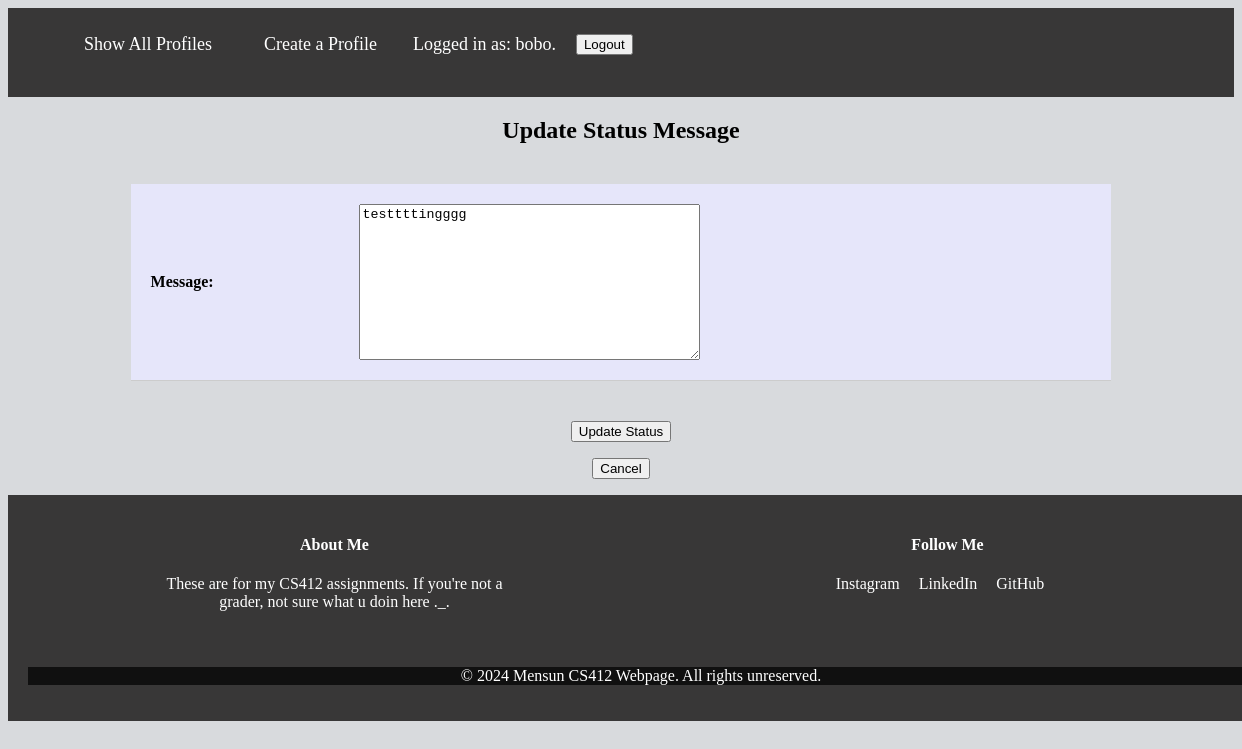
Page /mini_fb/status/24/update (signed in) on the earlier database version.
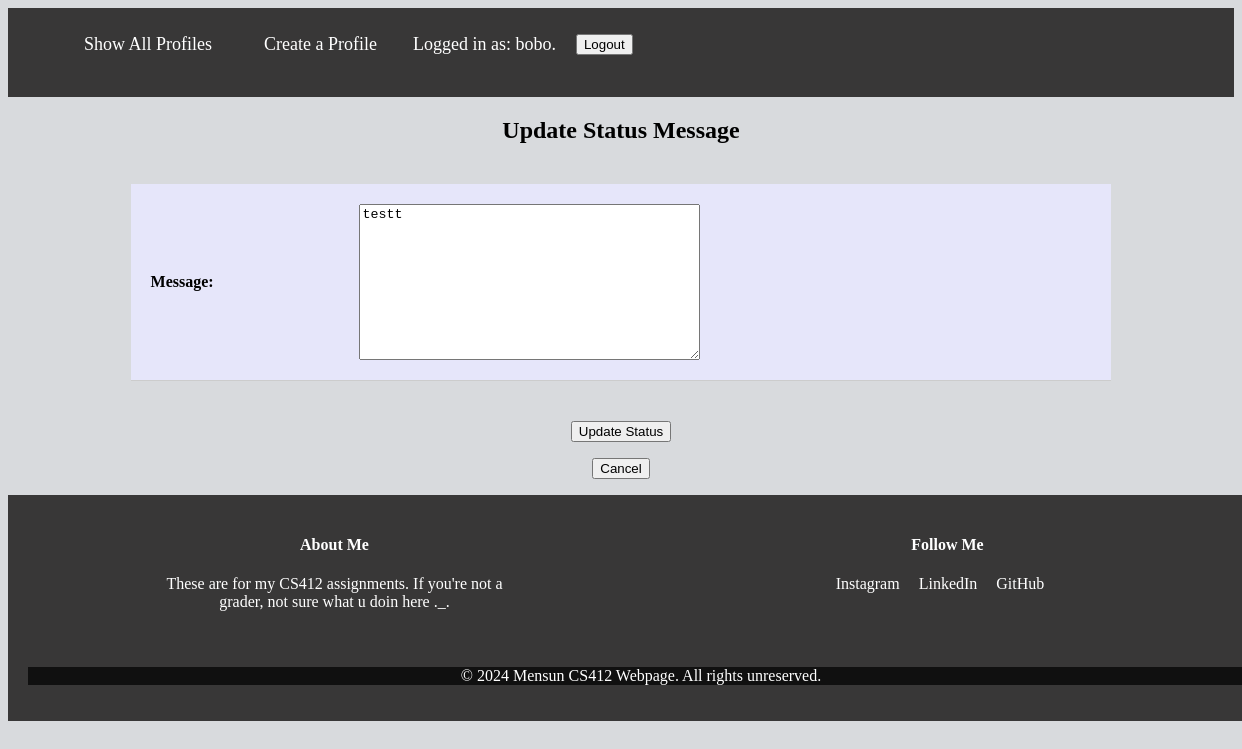
Same page on the later database version.
### mini_fb/models.py (models this page shows, shortened)
class StatusMessage(models.Model):
  profile = models.ForeignKey("Profile", on_delete=models.CASCADE)
  published = models.DateTimeField(auto_now=True)
  message = models.TextField(blank=False)

### mini_fb/views.py (the view, shortened to what this page needs)
# urls.py: path('status/<int:pk>/update', views.UpdateStatusMessageView.as_view(), name="update_status"),
class UpdateStatusMessageView(LoginRequiredMixin, UpdateView):
  model = StatusMessage
  form_class = UpdateStatusMessageForm
  template_name = 'mini_fb/update_status_form.html'
  def get_context_data(self, **kwargs: Any) -> dict[str, Any]:
    context = super().get_context_data(**kwargs)
    status_message = self.get_object()
    profile = status_message.profile
    context['status'] = status_message
    context['profile'] = profile
    return context

### mini_fb/forms.py
class UpdateStatusMessageForm(forms.ModelForm):
  class Meta:
    model = StatusMessage
    fields = ["message"]

### mini_fb/templates/mini_fb/update_status_form.html (shortened to what this page needs)
{% extends 'mini_fb/base.html' %}
{% block content %}
</ul>
</nav>
<h2> Update Status Message </h2>
<form method="POST">
  <table style="text-transform: capitalize; font-weight:bold">
    {% for input in form %}
    <tr>
      <td>
        {{input.label_tag}}
      </td>
      <td>
        {{input}}
      </td>
    </tr>
    {% endfor %}
  </table>
  <input type="submit" name="submit" value="Update Status">
</form>
<form action="{% url 'show_profile' profile.pk %}">
  <input type="submit" name="Cancel" value="Cancel">
</form>
{% endblock %}

Differences in the rows shown:
changed StatusMessage: message "testtttingggg" → "testt"
